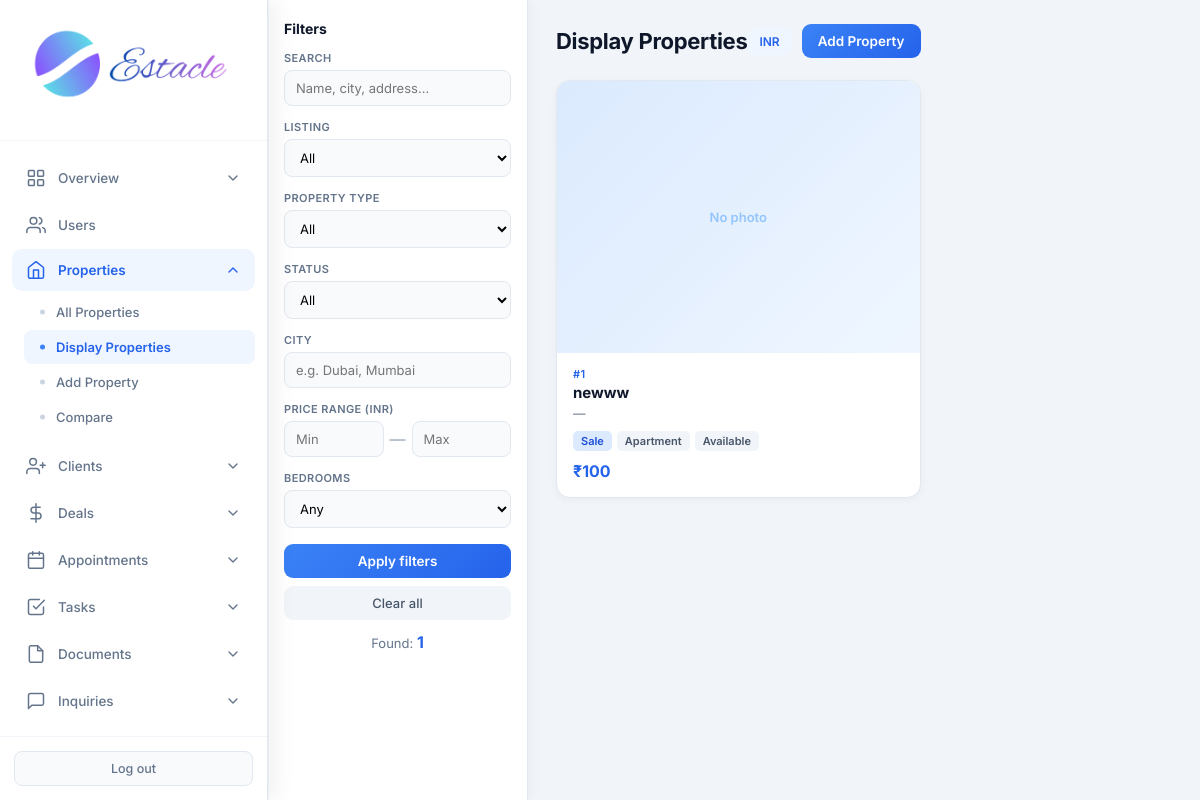
Page /admin/properties/display (signed in) on the committed database.
### tables this page shows
CREATE TABLE settings (
            key TEXT PRIMARY KEY,
            value TEXT
        );

CREATE TABLE properties (
            id INTEGER PRIMARY KEY AUTOINCREMENT,
            title TEXT NOT NULL,
            description TEXT,
            price REAL NOT NULL,
            property_type TEXT NOT NULL,
            status TEXT DEFAULT 'available',
            address TEXT,
            city TEXT,
            state TEXT,
            zip_code TEXT,
            bedrooms INTEGER,
            bathrooms REAL,
            area_sqft REAL,
            agent_id INTEGER,
            created_at TIMESTAMP DEFAULT CURRENT_TIMESTAMP, category TEXT DEFAULT "sale", listing_type TEXT DEFAULT "sale", floor TEXT, carpet_area REAL, furnishing TEXT, parking TEXT, amenities TEXT, seller_name TEXT, seller_phone TEXT, monthly_rent REAL, security_deposit REAL, maintenance REAL, per_sqft REAL, latitude TEXT, longitude TEXT, photos TEXT, year_built TEXT, facing TEXT,
            FOREIGN KEY (agent_id) REFERENCES users (id)
        );

### routes/admin.py (the view)
@admin.route('/admin/properties/display')
@login_required
@role_required('admin')
def admin_display_properties():
    db = get_db()
    migrate_db()
    q = request.args.get('q', '').strip()
    listing_type = request.args.get('listing_type', '').strip()
    prop_type = request.args.get('property_type', '').strip()
    city = request.args.get('city', '').strip()
    status = request.args.get('status', '').strip()
    beds = request.args.get('beds', '').strip()
    pmin = request.args.get('pmin', '').strip()
    pmax = request.args.get('pmax', '').strip()
    sql = "SELECT p.*, u.full_name as agent_name FROM properties p LEFT JOIN users u ON p.agent_id = u.id WHERE 1=1"
    params = []
    if q:
        sql += " AND (p.title LIKE ? OR p.city LIKE ? OR p.address LIKE ? OR p.description LIKE ?)"
        params.extend([f'%{q}%'] * 4)
    if listing_type in ('sale', 'rent'):
        sql += " AND p.listing_type = ?"
        params.append(listing_type)
    if prop_type:
        sql += " AND p.property_type = ?"
        params.append(prop_type)
    if city:
        sql += " AND p.city LIKE ?"
        params.append(f'%{city}%')
    if status:
        sql += " AND p.status = ?"
        params.append(status)
    if beds:
        try:
            sql += " AND p.bedrooms >= ?"
            params.append(int(beds))
        except ValueError:
            pass
    if pmin:
        try:
            sql += " AND p.price >= ?"
            params.append(float(pmin))
        except ValueError:
            pass
    if pmax:
        try:
            sql += " AND p.price <= ?"
            params.append(float(pmax))
        except ValueError:
            pass
    sql += " ORDER BY p.created_at DESC"
    properties = db.execute(sql, params).fetchall()
    currency = get_setting('currency', 'INR')
    return render_template(
        'admin_display_properties.html',
        properties=properties,
        currency=currency,
        format_money=format_money,
        filters={'q': q, 'listing_type': listing_type, 'property_type': prop_type, 'city': city, 'status': status, 'beds': beds, 'pmin': pmin, 'pmax': pmax}
    )

### core/db.py (called while the page is built)
def get_db():
    if 'db' not in g:
        g.db = sqlite3.connect(current_app.config['DATABASE'])
        g.db.row_factory = sqlite3.Row
    return g.db

### core/helpers.py (called while the page is built)
def login_required(f):
    @wraps(f)
    def decorated_function(*args, **kwargs):
        if 'user_id' not in session:
            flash('Please log in to access this page.', 'warning')
            return redirect(url_for('auth.login'))
        return f(*args, **kwargs)
    return decorated_function

def role_required(*roles):
    def decorator(f):
        @wraps(f)
        def decorated_function(*args, **kwargs):
            if 'user_id' not in session:
                flash('Please log in to access this page.', 'warning')
                return redirect(url_for('auth.login'))
            if session.get('role') not in roles:
                flash('You do not have permission to access this page.', 'danger')
                return redirect(url_for('auth.role_redirect'))
            return f(*args, **kwargs)
        return decorated_function
    return decorator

def get_setting(key, default=''):
    db = get_db()
    row = db.execute('SELECT value FROM settings WHERE key = ?', (key,)).fetchone()
    return row['value'] if row else default

def format_money(amount, currency=None):
    if amount is None:
        return '—'
    currency = currency or get_setting('currency', 'INR')
    symbols = {'USD': '$', 'INR': '₹', 'AED': 'AED '}
    sym = symbols.get(currency, currency + ' ')
    try:
        return f"{sym}{float(amount):,.0f}"
    except (TypeError, ValueError):
        return str(amount)

### templates/admin_display_properties.html (shortened to what this page needs)
<!DOCTYPE html>
<html lang="en">
<head>
    <link rel="stylesheet" href="{{ url_for('static', filename='css/admin.css') }}">
</head>
<body class="display-page">
<div class="app-layout">
    {% set active = 'display_properties' %}
    {% include 'partials/admin_sidebar.html' %}
    <div class="display-layout">
        <aside class="filter-panel">
            <h2>Filters</h2>
            <form method="GET" action="{{ url_for('admin.admin_display_properties') }}">
                <div class="filter-group">
                    <label>Search</label>
                    <input type="text" name="q" value="{{ filters.q }}" placeholder="Name, city, address…">
                </div>
                <div class="filter-group">
                    <label>Listing</label>
                    <select name="listing_type">
                        <option value="">All</option>
                    </select>
                </div>
                <div class="filter-group">
                    <label>Property type</label>
                    <select name="property_type">
                        <option value="">All</option>
                    </select>
                </div>
                <div class="filter-group">
                    <label>Status</label>
                    <select name="status">
                        <option value="">All</option>
                    </select>
                </div>
                <div class="filter-group">
                    <label>City</label>
                    <input type="text" name="city" value="{{ filters.city }}" placeholder="e.g. Dubai, Mumbai">
                </div>
                <div class="filter-group">
                    <label>Price range ({{ currency }})</label>
                    <div class="range-row">
                        <input type="number" name="pmin" value="{{ filters.pmin }}" placeholder="Min">
                        <span style="color:#94a3b8">—</span>
                        <input type="number" name="pmax" value="{{ filters.pmax }}" placeholder="Max">
                    </div>
                </div>
                <div class="filter-group">
                    <label>Bedrooms</label>
                    <select name="beds">
                        <option value="">Any</option>
                    </select>
                </div>
                <div class="filter-actions">
                    <button type="submit" class="btn-primary" style="width:100%;justify-content:center">Apply filters</button>
                    <a href="{{ url_for('admin.admin_display_properties') }}" class="btn-secondary" style="width:100%;justify-content:center;text-align:center">Clear all</a>
                </div>
                <div class="filter-count">Found: <strong>{{ properties|length }}</strong></div>
            </form>
        </aside>
        <div class="display-main">
            <div class="display-header">
                <h1>Display Properties</h1>
                <div style="display:flex;gap:10px;align-items:center">
                    <span class="badge-currency">{{ currency }}</span>
                    <a href="{{ url_for('admin.admin_add_property') }}" class="btn-primary">Add Property</a>
                </div>
            </div>
            <div class="prop-grid">
                {% for p in properties %}
                {% set photos = (p.photos or '').split(',') if p.photos else [] %}
                {% set cover = photos[0].strip() if photos and photos[0].strip() else None %}
                <a href="{{ url_for('admin.admin_property_detail', prop_id=p.id) }}" class="prop-card">
                    {% if cover %}
                    <img class="card-img" src="{{ url_for('static', filename='uploads/properties/' + cover) }}" alt="{{ p.title }}">
                    {% else %}
                    <div class="card-no-img">No photo</div>
                    {% endif %}
                    <div class="card-body">
                        <div class="card-id">#{{ p.id }}</div>
                        <div class="card-title">{{ p.title }}</div>
                        <div class="card-sub">{{ p.city or '—' }}{% if p.bedrooms %} · {{ p.bedrooms }} bed{% endif %}{% if p.area_sqft %} · {{ p.area_sqft }} sqft{% endif %}</div>
                        <div class="card-tags">
                            <span class="{{ p.listing_type or 'sale' }}">{{ p.listing_type or 'sale' }}</span>
                            <span>{{ p.property_type }}</span>
                            <span>{{ p.status }}</span>
                        </div>
                        <div class="card-price">{{ format_money(p.price, currency) }}</div>
                    </div>
                </a>
                {% else %}
                <div class="empty-display">
                    <p style="font-size:15px;font-weight:600;margin-bottom:6px">No properties match</p>
                    <p style="font-size:13px">Try clearing filters or add a new listing.</p>
                </div>
                {% endfor %}
            </div>
        </div>
    </div>
</div>
</body>
</html>

### static/css/admin.css (style rules this page uses)
* { margin: 0; padding: 0; box-sizing: border-box; }
body { font-family: 'Inter', -apple-system, BlinkMacSystemFont, 'Segoe UI', Roboto, sans-serif; background: #f1f5f9; color: #0f172a; min-height: 100vh; }
.app-layout { display: flex; min-height: 100vh; }
.btn-primary { display: inline-flex; align-items: center; gap: 6px; padding: 9px 16px; background: linear-gradient(135deg, #3b82f6, #2563eb); color: white; border: none; border-radius: 9px; font-size: 13.5px; font-weight: 600; text-decoration: none; cursor: pointer; transition: all 0.2s ease; font-family: inherit; }
.btn-secondary { display: inline-flex; align-items: center; gap: 6px; padding: 9px 14px; background: #f1f5f9; color: #475569; border-radius: 9px; font-size: 13px; font-weight: 500; text-decoration: none; border: none; cursor: pointer; }

### templates/admin_display_properties.html (style rules this page uses)
.display-layout { display: flex; gap: 0; margin-left: 268px; min-height: 100vh; }
.filter-panel { width: 260px; flex-shrink: 0; background: #fff; border-right: 1px solid #e2e8f0; box-shadow: 2px 0 12px rgba(15,23,42,.04); padding: 20px 16px; position: sticky; top: 0; height: 100vh; overflow-y: auto; }
.filter-panel h2 { font-size: 14px; font-weight: 700; margin-bottom: 14px; color: #0f172a; }
.filter-group { margin-bottom: 14px; }
.filter-group label { display: block; font-size: 11px; font-weight: 600; color: #64748b; text-transform: uppercase; letter-spacing: .4px; margin-bottom: 5px; }
.filter-group input, .filter-group select { width: 100%; padding: 9px 11px; border: 1.5px solid #e2e8f0; border-radius: 8px; font-size: 13px; font-family: inherit; background: #f8fafc; }
.range-row { display: flex; gap: 6px; align-items: center; }
.range-row input { flex: 1; }
.filter-actions { display: flex; flex-direction: column; gap: 8px; margin-top: 16px; }
.filter-count { text-align: center; font-size: 13px; color: #64748b; margin-top: 12px; }
.filter-count strong { color: #2563eb; font-size: 16px; }
.display-main { flex: 1; padding: 24px 28px 40px; background: #f1f5f9; }
.display-header { display: flex; justify-content: space-between; align-items: center; margin-bottom: 22px; }
.display-header h1 { font-size: 22px; font-weight: 700; letter-spacing: -.3px; }
.display-header .badge-currency { background: #eff6ff; color: #2563eb; font-size: 12px; font-weight: 600; padding: 6px 12px; border-radius: 8px; }
.prop-grid { display: grid; grid-template-columns: repeat(auto-fill, minmax(280px, 1fr)); gap: 20px; }
.prop-card { background: #fff; border-radius: 14px; overflow: hidden; border: 1px solid #e2e8f0; box-shadow: 0 2px 8px rgba(15,23,42,.04); transition: transform .2s, box-shadow .2s; text-decoration: none; color: inherit; display: block; }
.card-no-img { width: 100%; aspect-ratio: 4/3; background: linear-gradient(135deg,#dbeafe,#eff6ff); display: flex; align-items: center; justify-content: center; color: #93c5fd; font-size: 13px; font-weight: 600; }
.card-body { padding: 14px 16px 16px; }
.card-id { font-size: 11px; font-weight: 600; color: #2563eb; letter-spacing: .3px; margin-bottom: 2px; }
.card-title { font-size: 15px; font-weight: 700; color: #0f172a; margin-bottom: 4px; white-space: nowrap; overflow: hidden; text-overflow: ellipsis; }
.card-sub { font-size: 12.5px; color: #64748b; margin-bottom: 10px; white-space: nowrap; overflow: hidden; text-overflow: ellipsis; }
.card-tags { display: flex; flex-wrap: wrap; gap: 5px; margin-bottom: 10px; }
.card-tags span { background: #f1f5f9; color: #475569; font-size: 11px; font-weight: 600; padding: 3px 8px; border-radius: 5px; text-transform: capitalize; }
.card-tags span.sale { background: #dbeafe; color: #1d4ed8; }
.card-price { font-size: 16px; font-weight: 700; color: #2563eb; }

### rows in the picture
settings: value "INR"
properties: id "1", title "newww", city "—", listing_type "Sale", property_type "Apartment", status "Available", price.value "₹100"

### other values in the picture
{{ properties|length }} "1"
